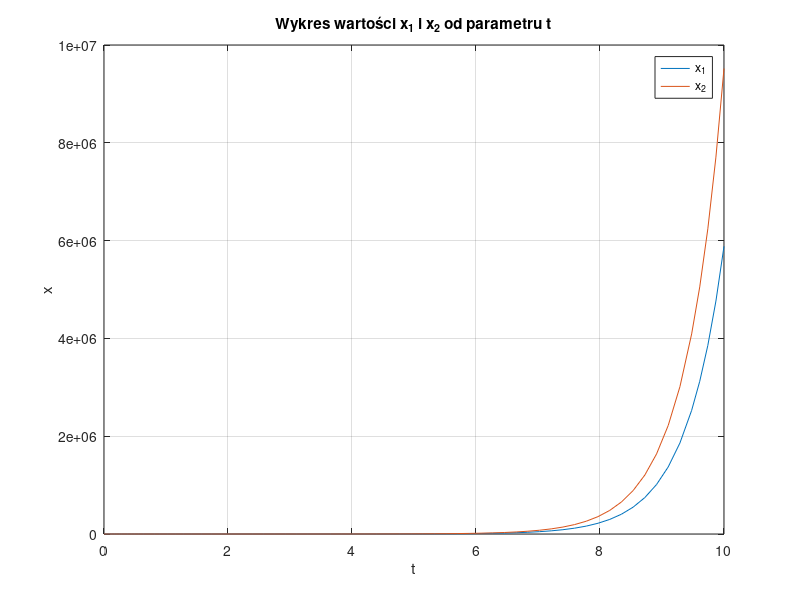

Source code (MATLAB):
function Lab01
% Warunki poczatkowe
x0 = [0 1];
% Plotujemy wykres od 0 do 10
tspan = [0 10];
% Rozwiazanie
[tsol,xsol]=ode45(@ode1,tspan,x0);
% Wyrysowanie wykresu
plot(tsol,xsol);
ylabel("x");
xlabel("t");
legend("x_{1}","x_{2}");
title("Wykres wartości x_{1} i x_{2} od parametru t")
grid on;
end

function dxdt=ode1(t,x)
% 
dxdt=zeros(2,1);
% 
dxdt(1)=x(2)+t;
% 
dxdt(2)=x(1)+x(2);
end
